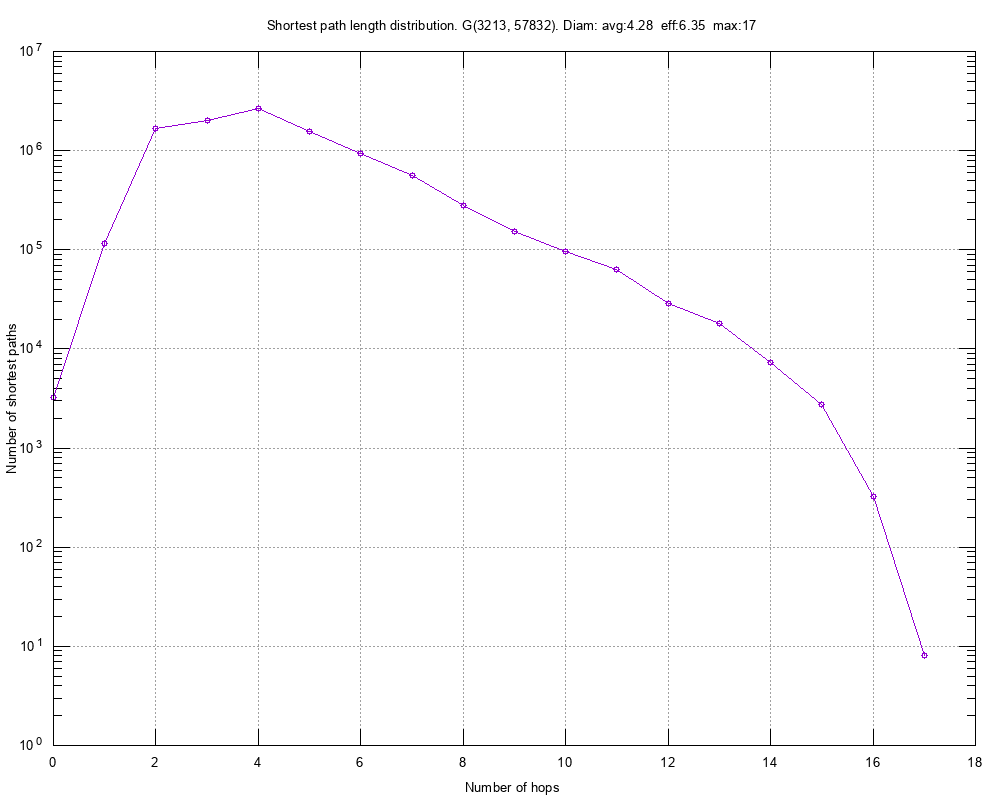

Reproduce this figure in gnuplot.
#
# Shortest path length distribution. G(3213, 57832). Diam: avg:4.28  eff:6.35  max:17 (Thu Oct 22 16:09:29 2020)
#

set title "Shortest path length distribution. G(3213, 57832). Diam: avg:4.28  eff:6.35  max:17"
set key bottom right
set logscale y 10
set format y "10^{%L}"
set mytics 10
set grid
set xlabel "Number of hops"
set ylabel "Number of shortest paths"
set tics scale 2
set terminal png font arial 10 size 1000,800
set output 'diam.shortest_path_facebook.elist.png'
plot 	"diam.shortest_path_facebook.elist.tab" using 1:2 title "" with linespoints pt 6
